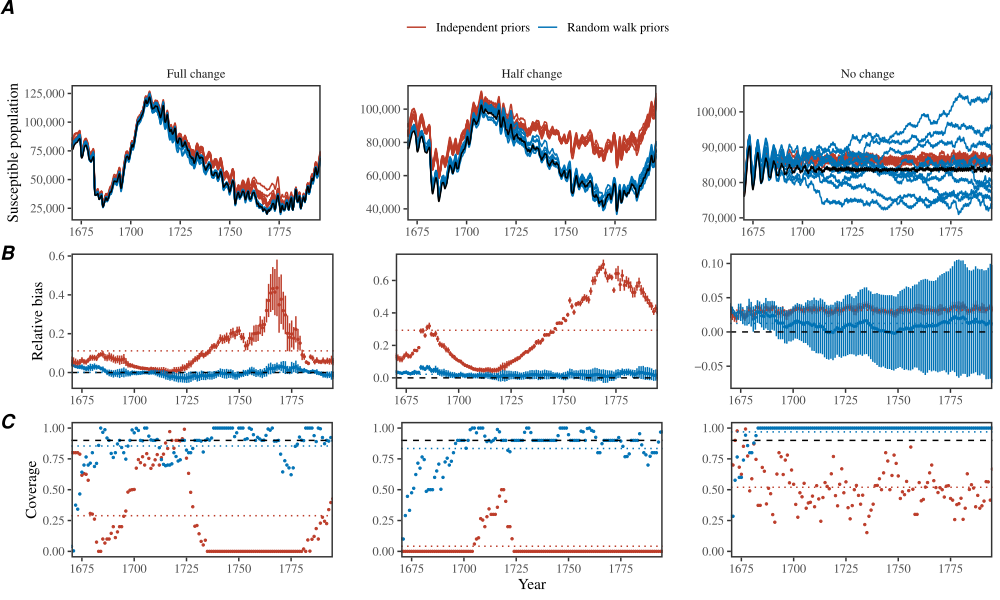

This figure's R source:
library(dplyr)
library(ggplot2); theme_set(theme_bw(base_family = "Times"))
library(egg)
source("../R/colors.R")

scenarios <- data.frame(
  scenario=c("Full change", "Half change", "No change"),
  suffix=c("", "_half", "_nc"),
  simulation=c("simulate_rep", "simulate_rep_half", "simulate_rep_nochange")
)

groups <- c("Random walk priors", "Independent priors")
cols <- setNames(colors_default[c(1,3)], sort(groups))

read_scenario <- function(suffix, simulation, scenario) {
  env <- new.env()
  load(paste0("../simulate/", simulation, ".rda"), envir=env)
  simulations <- env[[simulation]]

  lapply(seq_along(groups), function(j) {
    model <- paste0("sir_perturb_demog_dd", c("", "_norw")[j])
    lapply(1:10, function(i) {
      message(scenario, ": ", groups[j], ", replicate ", i)
      sim <- simulations[[i]][[1]]
      year <- sim$year+1669
      # Keep only extracted summaries, rather than retaining all 60 fit objects.
      env <- new.env()
      load(paste0("../stanfit_", model, "_rep", suffix,
                  "/stanfit_", model, "_cmdstanr_rep", suffix, i, ".rda"),
           envir=env)
      dd <- env[[paste0("summary_", model, "_cmdstanr_laplace_rep", suffix, i)]]
      stopifnot(!is.null(dd))
      dd <- dd[match(paste0("S[", seq_len(nrow(sim)), "]"), dd$variable), ]
      stopifnot(!anyNA(dd$variable))

      data.frame(
        x=year+sim$week/52, year=year, true=sim$S,
        est=dd$median, lwr=dd$q5, upr=dd$q95
      ) %>%
        mutate(scenario=scenario, group=groups[j], fit=i)
    }) %>% bind_rows()
  }) %>% bind_rows()
}

fitdata <- lapply(1:nrow(scenarios), function(i) {
  with(scenarios[i, ], read_scenario(suffix, simulation, scenario))
}) %>%
  bind_rows() %>%
  mutate(scenario=factor(scenario, levels=scenarios$scenario))

truedata <- fitdata %>%
  distinct(scenario, x, true)

# Average over weeks first; bias intervals use independent simulation replicates.
repdata <- fitdata %>%
  mutate(bias=(est-true)/true, covered=lwr <= true & true <= upr) %>%
  group_by(scenario, group, fit, year) %>%
  summarize(bias=mean(bias), coverage=mean(covered), .groups="drop")

coverdata <- repdata %>%
  group_by(scenario, group, year) %>%
  summarize(
    bias_lwr=t.test(bias)$conf.int[1],
    bias_upr=t.test(bias)$conf.int[2],
    bias=mean(bias),
    coverage=mean(coverage),
    n=n(),
    .groups="drop"
  )

covermean <- coverdata %>%
  group_by(scenario, group) %>%
  summarize(bias=mean(bias), coverage=mean(coverage), .groups="drop")

# Each plot is one row, with the three scenarios as columns.
common <- list(
  facet_wrap(~scenario, nrow=1, scales="free_y"),
  scale_color_manual("", values=cols),
  theme(
    panel.grid=element_blank(),
    panel.border=element_rect(linewidth=1),
    panel.spacing.x=grid::unit(0.4, "in"),
    axis.title.x=element_blank(),
    strip.background=element_blank(),
    strip.text=element_blank(),
    legend.position="none"
  )
)

g1 <- ggplot(fitdata) +
  geom_line(aes(x, est, group=interaction(fit, group), col=group)) +
  geom_line(data=truedata, aes(x, true)) +
  scale_x_continuous("Year", expand=c(0, 0)) +
  scale_y_continuous("Susceptible population",
                     labels=function(x) format(x, big.mark=",", scientific=FALSE, trim=TRUE)) +
  common +
  theme(strip.text=element_text(), legend.position="top")

g2 <- ggplot(coverdata) +
  geom_point(aes(year, bias, col=group), size=0.5) +
  geom_errorbar(aes(year, ymin=bias_lwr, ymax=bias_upr, col=group), width=0) +
  geom_hline(yintercept=0, lty=2) +
  geom_hline(data=covermean, aes(yintercept=bias, col=group), lty=3) +
  scale_x_continuous("Year", expand=c(0, 0)) +
  scale_y_continuous("Relative bias") +
  common

g3 <- ggplot(coverdata) +
  geom_point(aes(year, coverage, col=group), size=0.5) +
  geom_hline(yintercept=0.9, lty=2) +
  geom_hline(data=covermean, aes(yintercept=coverage, col=group), lty=3) +
  scale_x_continuous("Year", expand=c(0, 0)) +
  scale_y_continuous("Coverage", limits=c(0, 1)) +
  common +
  theme(axis.title.x=element_text())

gcomb <- ggarrange(g1, g2, g3, ncol=1, labels=c("A", "B", "C"))

ggsave("figure_rep_S.pdf", gcomb, width=10, height=6)
